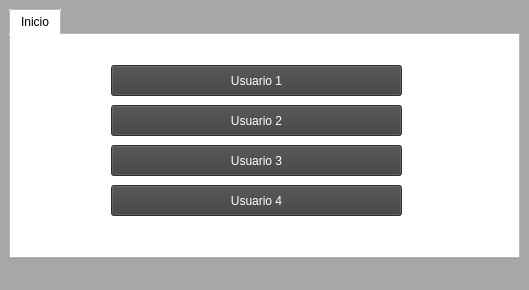
<?xml version="1.0" encoding="UTF-8"?>
<ui version="4.0">
 <class>MainWindow</class>
 <widget class="QMainWindow" name="MainWindow">
  <property name="geometry">
   <rect>
    <x>0</x>
    <y>0</y>
    <width>529</width>
    <height>290</height>
   </rect>
  </property>
  <property name="windowTitle">
   <string>MainWindow</string>
  </property>
  <property name="styleSheet">
   <string notr="true">background-color: rgb(167, 167, 167);</string>
  </property>
  <widget class="QWidget" name="centralwidget">
   <layout class="QHBoxLayout" name="horizontalLayout">
    <item>
     <widget class="QTabWidget" name="tabWidget">
      <property name="sizePolicy">
       <sizepolicy hsizetype="Preferred" vsizetype="Preferred">
        <horstretch>0</horstretch>
        <verstretch>0</verstretch>
       </sizepolicy>
      </property>
      <property name="styleSheet">
       <string notr="true">background-color: rgb(255, 255, 255);</string>
      </property>
      <property name="tabShape">
       <enum>QTabWidget::Rounded</enum>
      </property>
      <property name="currentIndex">
       <number>0</number>
      </property>
      <widget class="QWidget" name="tab_5">
       <property name="enabled">
        <bool>true</bool>
       </property>
       <property name="toolTip">
        <string>&lt;html&gt;&lt;head/&gt;&lt;body&gt;&lt;p&gt;sdsad&lt;/p&gt;&lt;/body&gt;&lt;/html&gt;</string>
       </property>
       <attribute name="title">
        <string>Inicio</string>
       </attribute>
       <widget class="QPushButton" name="pushButton_6">
        <property name="geometry">
         <rect>
          <x>100</x>
          <y>150</y>
          <width>291</width>
          <height>31</height>
         </rect>
        </property>
        <property name="styleSheet">
         <string notr="true">background-color: rgb(63, 63, 63);
color: rgb(255, 255, 255);</string>
        </property>
        <property name="text">
         <string>Usuario 4</string>
        </property>
       </widget>
       <widget class="QPushButton" name="pushButton_5">
        <property name="geometry">
         <rect>
          <x>100</x>
          <y>110</y>
          <width>291</width>
          <height>31</height>
         </rect>
        </property>
        <property name="styleSheet">
         <string notr="true">background-color: rgb(63, 63, 63);
color: rgb(255, 255, 255);</string>
        </property>
        <property name="text">
         <string>Usuario 3</string>
        </property>
       </widget>
       <widget class="QPushButton" name="pushButton_3">
        <property name="geometry">
         <rect>
          <x>100</x>
          <y>30</y>
          <width>291</width>
          <height>31</height>
         </rect>
        </property>
        <property name="styleSheet">
         <string notr="true">background-color: rgb(63, 63, 63);
color: rgb(255, 255, 255);</string>
        </property>
        <property name="text">
         <string>Usuario 1</string>
        </property>
       </widget>
       <widget class="QPushButton" name="pushButton_4">
        <property name="geometry">
         <rect>
          <x>100</x>
          <y>70</y>
          <width>291</width>
          <height>31</height>
         </rect>
        </property>
        <property name="styleSheet">
         <string notr="true">background-color: rgb(63, 63, 63);
color: rgb(255, 255, 255);</string>
        </property>
        <property name="text">
         <string>Usuario 2</string>
        </property>
       </widget>
       <widget class="QLabel" name="label_14">
        <property name="geometry">
         <rect>
          <x>0</x>
          <y>0</y>
          <width>61</width>
          <height>51</height>
         </rect>
        </property>
        <property name="text">
         <string/>
        </property>
        <property name="pixmap">
         <pixmap resource="imagen.qrc">:/new/prefix1/Imagenes/Sin_titulo_preview_rev_2.png</pixmap>
        </property>
        <property name="scaledContents">
         <bool>true</bool>
        </property>
        <property name="wordWrap">
         <bool>false</bool>
        </property>
       </widget>
      </widget>
     </widget>
    </item>
   </layout>
  </widget>
  <widget class="QMenuBar" name="menubar">
   <property name="geometry">
    <rect>
     <x>0</x>
     <y>0</y>
     <width>529</width>
     <height>21</height>
    </rect>
   </property>
  </widget>
  <widget class="QStatusBar" name="statusbar"/>
 </widget>
 <resources>
  <include location="imagen.qrc"/>
 </resources>
 <connections/>
</ui>
